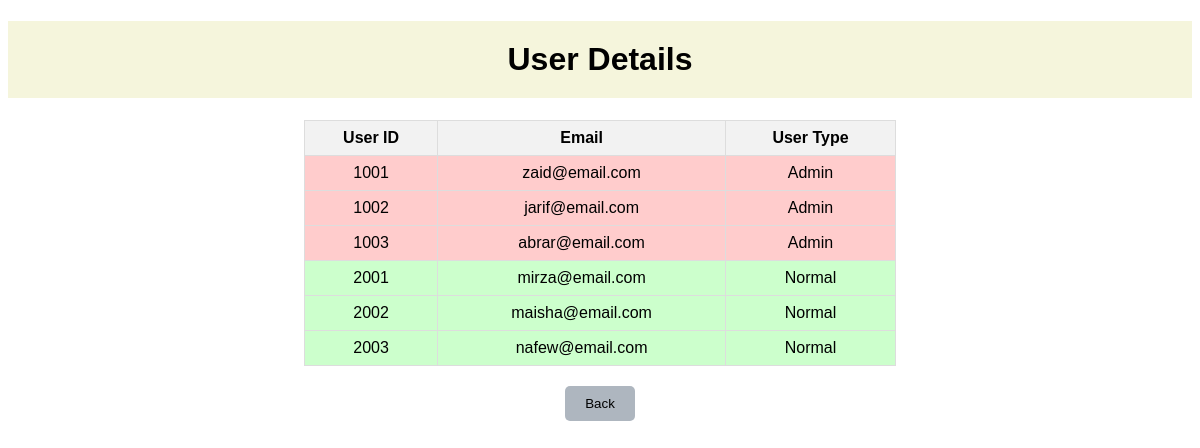
Page /HTML/Webpages/users_ADMIN.php (signed in) on the committed database.
### tables this page shows
CREATE TABLE `users` (
  `user_id` int(11) NOT NULL,
  `email` varchar(50) NOT NULL,
  `pass` char(40) NOT NULL,
  `isAdmin` bit(1) DEFAULT b'0'
);

### HTML/Webpages/users_ADMIN.php (the view, shortened to what this page needs)
<?php
include("connection.php");
$sql = "SELECT user_id, email FROM users";
$result = mysqli_query($conn, $sql);
function getUserType($userId) {
    if (in_array($userId, [1001, 1002, 1003])) {
        return 'Admin';
    } else {
        return 'Normal';
    }
}
?>
<!DOCTYPE html>
<html lang="en">
<head>
</head>
<body>
    <h1>User Details</h1>
    <table>
        <tr>
            <th>User ID</th>
            <th>Email</th>
            <th>User Type</th>
        </tr>
        <?php
        while ($row = mysqli_fetch_assoc($result)) {
            $userType = getUserType($row['user_id']);
            $rowClass = ($userType == 'Admin') ? 'admin' : 'normal';
            echo "<tr class=\"$rowClass\">";
            echo "<td>" . htmlspecialchars($row['user_id']) . "</td>";
            echo "<td>" . htmlspecialchars($row['email']) . "</td>";
            echo "<td>" . htmlspecialchars($userType) . "</td>";
            echo "</tr>";
        }
        ?>
    </table>
    <button class="back-button" onclick="window.history.back()">Back</button>
</body>
</html>

### HTML/Webpages/users_ADMIN.php (style rules this page uses)
body { font-family: Arial, sans-serif; text-align: center; }
h1 { background-color: beige; padding: 20px; }
table { margin: 0 auto; border-collapse: collapse; width: 50%; }
th, td { border: 1px solid #ddd; padding: 8px; }
th { background-color: #f2f2f2; }
.admin { background-color: #ffcccc; }
.normal { background-color: #ccffcc; }
.back-button { margin-top: 20px; padding: 10px 20px; background-color: #AEB6BF; color: black; text-decoration: none; border: none; border-radius: 5px; cursor: pointer; }

### rows in the picture
users: user_id "1001", email "zaid@email.com", user_id "Admin"
users: user_id "1002", email "jarif@email.com", user_id "Admin"
users: user_id "1003", email "abrar@email.com", user_id "Admin"
users: user_id "2001", email "mirza@email.com", user_id "Normal"
users: user_id "2002", email "maisha@email.com", user_id "Normal"
users: user_id "2003", email "nafew@email.com", user_id "Normal"
